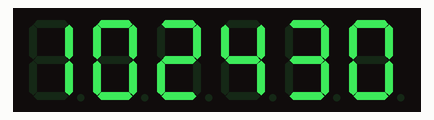
The sketch below on a simulated Arduino Uno, built for the host (arithmetic inside an expression is 32-bit, double 64-bit). Shown: 6-digit seven-segment display. The local clock reads 2024-03-15 10:24:30 at power-on unless the sketch sets it.

Above: at 0.1 s.
At 4.1 s:
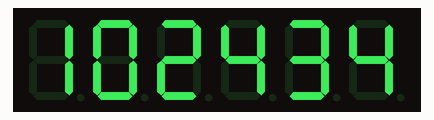
At 9.1 s:
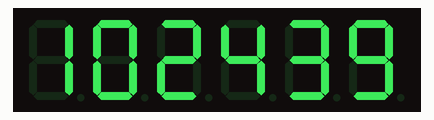
At 19.1 s:
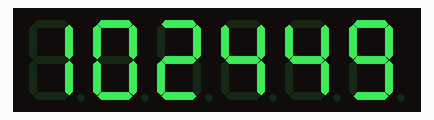
At 29.1 s:
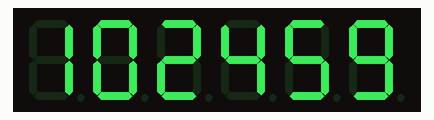
At 39.1 s:
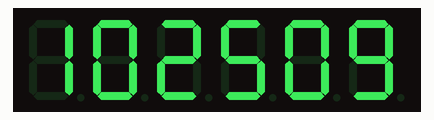

Measured:
- what the display in image 1 shows lasts 1.0 s, from 4.0 s to 5.0 s

The sketch:

sketch_mar29a.ino
```cpp
#include <EEPROM.h>
#include <RTClib.h>
#include <Wire.h>
#include <IRremote.h>
#include <SevenSeg.h>

const int RECV_PIN                         = 2;
IRrecv myremote(RECV_PIN);
decode_results results;

#define digit1 10
#define digit2 A3
#define digit3 12
#define digit4 13
#define digit5 14
#define digit6 15

SevenSeg disp(3, 4, 5, 6, 7, 8, 9);
const int digits = 6;
int digitPins[digits] = { digit1, digit2, digit3, digit4, digit5, digit6 };
RTC_DS1307 RTC;
static DateTime now;

void setup() {
  // put your setup code here, to run once:
pinMode(3, OUTPUT);
disp.setCommonCathode();
disp.setDigitPins(digits, digitPins);
Wire.begin();
  RTC.begin();

  noInterrupts();           // disable all interrupts
  TCCR1A = 0;
  TCCR1B = 0;
  TCNT1 = 0;                // initialize counter
  TCCR1B |= (1 << CS11) | (1 << CS10);    // 64 prescaler
  TIMSK1 |= (1 << TOIE1);   // enable timer overflow interrupt
  interrupts();

}

void loop() {
  now = RTC.now();
  displayTime();
  analogWrite(3, 10);

  if (myremote.decode(&results))
  {
    myremote.resume();
    if (results.value == 16738455)
    {
      ;
    }
  }
}

void displayTime()
{
  disp.write(getHour(now.hour()) + printDigits(now.minute()) + printDigits(now.second()));
}

String getHour(uint8_t hour)
{
  if (EEPROM[0] != 1)
  {
    if (hour > 12)
    {
      hour -= 12;
    }
    else if (hour == 0)
    {
      return String(hour + 12);
    }
  }

  return printDigits(hour);
}

String printDigits(byte digits)
{
  if (digits < 10)
  {
    return ('0' + String(digits));
  }
  else
  {
    return String(digits);
  }
}
```
